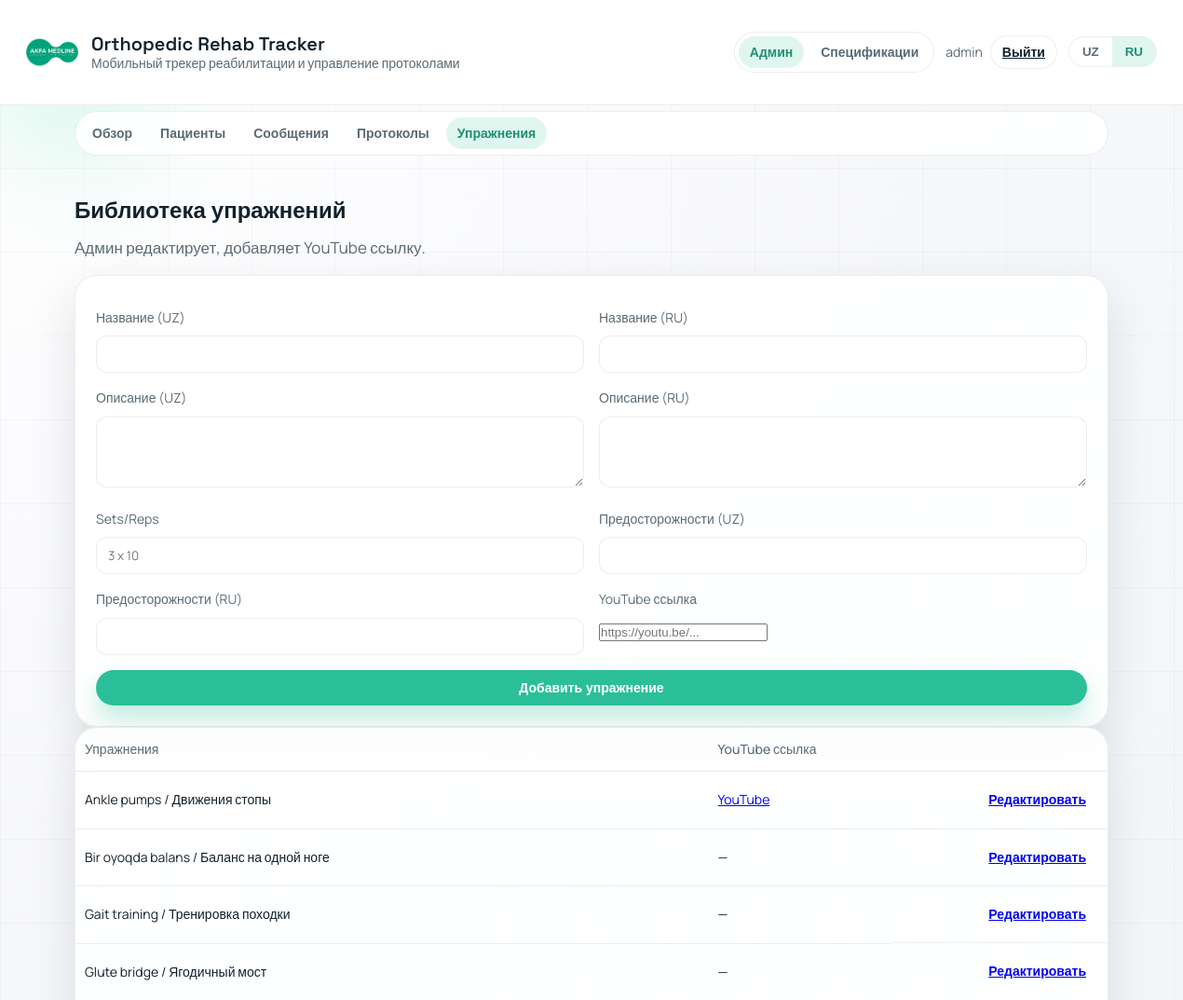
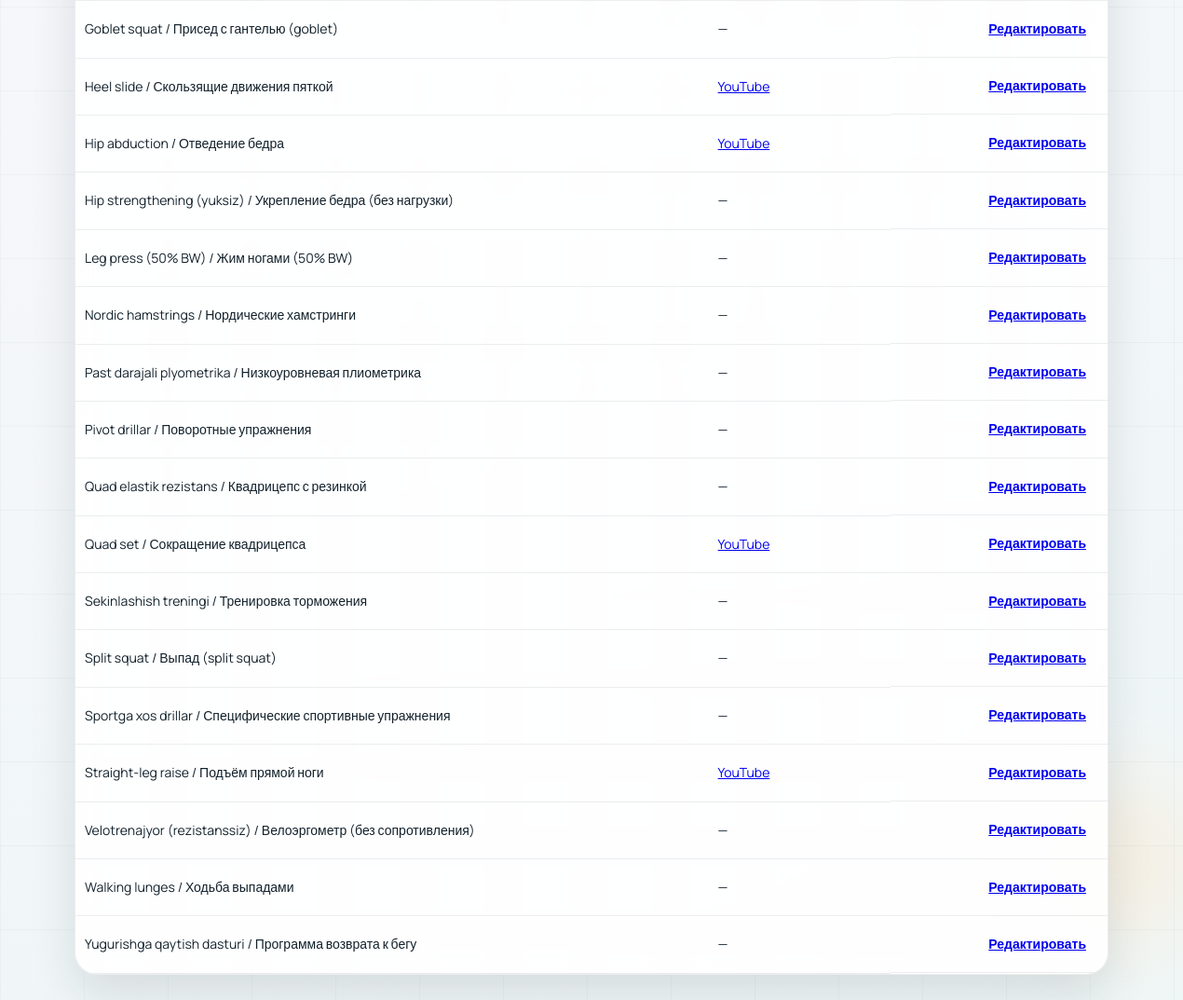
The page /admin/exercises (signed in) on the database its author committed (2 pictures, top to bottom).
### tables this page shows
CREATE TABLE users (
            id INTEGER PRIMARY KEY AUTOINCREMENT,
            email TEXT NOT NULL UNIQUE,
            password_hash TEXT NOT NULL,
            role TEXT NOT NULL DEFAULT 'patient',
            lang TEXT NOT NULL DEFAULT 'uz',
            surgery_date TEXT,
            protocol_id TEXT,
            created_at TEXT NOT NULL
        , week_override INTEGER, username TEXT);

CREATE TABLE rehab_exercises (
            id TEXT PRIMARY KEY,
            name_uz TEXT NOT NULL,
            name_ru TEXT NOT NULL,
            description_uz TEXT,
            description_ru TEXT,
            sets_reps TEXT,
            precautions_uz TEXT,
            precautions_ru TEXT,
            youtube_url TEXT,
            updated_at TEXT NOT NULL
        );

### app.py (the view)
@app.route("/admin/exercises")
@admin_required
def admin_exercises():
    exercises = fetch_exercises()
    return render_template(
        "admin_exercises.html",
        exercises=exercises,
        **page_context("admin_exercises", False),
    )

### app.py (called while the page is built, shortened)
def get_db():
    if "db" not in g:
        g.db = sqlite3.connect(app.config["DATABASE"])
        g.db.row_factory = sqlite3.Row
    return g.db

def ensure_admin_user():
    admin = query_db("SELECT id FROM users WHERE email = ? AND role = 'admin'", ("admin",), one=True)
    if admin:
        existing_username = query_db("SELECT username FROM users WHERE id = ?", (admin["id"],), one=True)
        if existing_username and not existing_username["username"]:
            execute_db("UPDATE users SET username = ? WHERE id = ?", ("admin", admin["id"]))
        return

def query_db(query, args=(), one=False):
    cur = get_db().execute(query, args)
    rows = cur.fetchall()
    cur.close()
    return (rows[0] if rows else None) if one else rows

def fetch_exercises():
    rows = query_db(
        """
        SELECT id, name_uz, name_ru, description_uz, description_ru, sets_reps,
               precautions_uz, precautions_ru, youtube_url
        FROM rehab_exercises
        ORDER BY name_uz
        """
    )
    return [dict(row) for row in rows]

def ensure_seed_data():
    for exercise in SEED_EXERCISES:
        exists = query_db("SELECT id FROM rehab_exercises WHERE id = ?", (exercise["id"],), one=True)
        if exists:
            continue
    for protocol in SEED_PROTOCOLS:
        exists = query_db("SELECT id FROM rehab_protocols WHERE id = ?", (protocol["id"],), one=True)
        if exists:
            continue

def current_user():
    user_id = session.get("user_id")
    if not user_id:
        return None
    return query_db("SELECT * FROM users WHERE id = ?", (user_id,), one=True)

def is_admin():
    user = current_user()
    if user and user["role"] == "admin":
        return True
    return request.args.get("role") == "admin"

def admin_required(view):
    @wraps(view)
    def wrapped(*args, **kwargs):
        if not current_user() or not is_admin():
            return redirect(url_for("login"))
        return view(*args, **kwargs)
    return wrapped

def page_context(page, show_bottom_nav):
    user = current_user()
    return {
        "page": page,
        "is_admin": is_admin(),
        "show_bottom_nav": show_bottom_nav,
        "user": user,
        "is_authenticated": user is not None,
        "lang": user["lang"] if user else "uz",
    }

@app.before_request
def ensure_db():
    init_db()
    ensure_admin_user()
    ensure_seed_data()

### templates/admin_exercises.html
{% extends "base.html" %}
{% block content %}
  {% include "admin_nav.html" %}
  <section class="section" id="exercises">
    <div class="section-head">
      <h2 data-i18n="sectionExercises">Mashqlar kutubxonasi</h2>
      <p data-i18n="sectionExercisesSub">Admin tahrirlaydi, YouTube havolasi biriktiradi.</p>
    </div>
    <div class="card">
      <form class="auth-form" method="post" action="{{ url_for('admin_add_exercise') }}">
        <div class="form-grid">
          <div class="form-field">
            <label data-i18n="labelExerciseUz">Nomi (UZ)</label>
            <input type="text" name="name_uz" required />
          </div>
          <div class="form-field">
            <label data-i18n="labelExerciseRu">Nomi (RU)</label>
            <input type="text" name="name_ru" required />
          </div>
          <div class="form-field">
            <label data-i18n="labelDescriptionUz">Tavsif (UZ)</label>
            <textarea name="description_uz" rows="3"></textarea>
          </div>
          <div class="form-field">
            <label data-i18n="labelDescriptionRu">Tavsif (RU)</label>
            <textarea name="description_ru" rows="3"></textarea>
          </div>
          <div class="form-field">
            <label data-i18n="labelSetsReps">Sets/Reps</label>
            <input type="text" name="sets_reps" placeholder="3 x 10" />
          </div>
          <div class="form-field">
            <label data-i18n="labelPrecautionsUz">Ehtiyot choralari (UZ)</label>
            <input type="text" name="precautions_uz" />
          </div>
          <div class="form-field">
            <label data-i18n="labelPrecautionsRu">Ehtiyot choralari (RU)</label>
            <input type="text" name="precautions_ru" />
          </div>
          <div class="form-field">
            <label data-i18n="labelYoutube">YouTube link</label>
            <input type="url" name="youtube_url" placeholder="https://youtu.be/..." />
          </div>
        </div>
        <button class="btn primary" type="submit" data-i18n="adminAddExercise">Mashq qo‘shish</button>
      </form>
    </div>
    <div class="card table-card">
      <table class="table">
        <thead>
          <tr>
            <th data-i18n="labelExercises">Mashqlar</th>
            <th data-i18n="labelYoutube">YouTube</th>
            <th></th>
          </tr>
        </thead>
        <tbody>
          {% for exercise in exercises %}
            <tr>
              <td>{{ exercise['name_uz'] }} / {{ exercise['name_ru'] }}</td>
              <td>
                {% if exercise['youtube_url'] %}
                  <a href="{{ exercise['youtube_url'] }}" target="_blank" rel="noopener">YouTube</a>
                {% else %}
                  —
                {% endif %}
              </td>
              <td class="table-actions">
                <a class="btn tiny" href="{{ url_for('admin_edit_exercise', exercise_id=exercise['id']) }}" data-i18n="editButton">Tahrirlash</a>
              </td>
            </tr>
          {% else %}
            <tr>
              <td colspan="3" data-i18n="adminNoExercises">Hozircha mashqlar yo‘q.</td>
            </tr>
          {% endfor %}
        </tbody>
      </table>
    </div>
  </section>
{% endblock %}

### templates/base.html (shortened to what this page needs)
<!doctype html>
<html lang="{{ lang|default('uz') }}">
  <head>
    <link rel="stylesheet" href="{{ url_for('static', filename='styles.css') }}" />
  </head>
  <body data-lang="{{ lang|default('uz') }}">
    {% set admin_url = url_for('admin_dashboard', role='admin') %}
    {% set specs_url = url_for('admin_specs', role='admin') %}
    {% set admin_pages = ['admin', 'admin_patients', 'admin_messages', 'admin_protocols', 'admin_exercises'] %}
    <header class="topbar">
      <div class="brand">
        <div class="logo">
          <img src="{{ url_for('static', filename='1.png') }}" alt="Logo" />
        </div>
        <div class="brand-text">
          <div class="brand-title" data-i18n="appName">Orthopedic Rehab Tracker</div>
          <div class="brand-sub" data-i18n="tagline">
          </div>
        </div>
      </div>
      <div class="topbar-actions">
        {% if is_admin %}
          <nav class="page-nav" aria-label="Sections">
            <a class="page-link {{ 'active' if page in admin_pages }}" href="{{ admin_url }}" data-i18n="pageAdmin">
            </a>
            <a class="page-link {{ 'active' if page == 'specs' }}" href="{{ specs_url }}" data-i18n="pageSpecs">Specs</a>
          </nav>
        {% endif %}
        <div class="account-actions">
          {% if is_authenticated %}
            <span class="account-email">{{ user['email'] }}</span>
            <a class="btn tiny ghost" href="{{ url_for('logout') }}" data-i18n="logoutLink">Chiqish</a>
          {% else %}
            <a class="btn tiny" href="{{ url_for('login') }}" data-i18n="loginLink">Kirish</a>
            <a class="btn tiny ghost" href="{{ url_for('register') }}" data-i18n="signupLink">Ro'yxatdan o'tish</a>
          {% endif %}
        </div>
        <div class="lang-toggle" role="group" aria-label="Language">
          <button class="lang-btn" data-set-lang="uz">UZ</button>
          <button class="lang-btn" data-set-lang="ru">RU</button>
        </div>
      </div>
    </header>
    <main class="container">
      {% block content %}{% endblock %}
    </main>
  </body>
</html>

### templates/admin_nav.html (shortened to what this page needs)
<nav class="admin-subnav" aria-label="Admin sections">
  <a class="admin-link {{ 'active' if page == 'admin' }}" href="{{ url_for('admin_dashboard') }}" data-i18n="adminNavOverview">
  </a>
  <a class="admin-link {{ 'active' if page == 'admin_patients' }}" href="{{ url_for('admin_patients') }}" data-i18n="adminNavPatients">
  </a>
  <a class="admin-link {{ 'active' if page == 'admin_messages' }}" href="{{ url_for('admin_messages') }}" data-i18n="adminNavMessages">
  </a>
  <a class="admin-link {{ 'active' if page == 'admin_protocols' }}" href="{{ url_for('admin_protocols') }}" data-i18n="adminNavProtocols">
  </a>
  <a class="admin-link {{ 'active' if page == 'admin_exercises' }}" href="{{ url_for('admin_exercises') }}" data-i18n="adminNavExercises">
  </a>
</nav>

### rows shown on the page
users: email "admin"
rehab_exercises: name_uz "Ankle pumps", name_ru "Движения стопы"
rehab_exercises: name_uz "Bir oyoqda balans", name_ru "Баланс на одной ноге"
rehab_exercises: name_uz "Gait training", name_ru "Тренировка походки"
rehab_exercises: name_uz "Glute bridge", name_ru "Ягодичный мост"
rehab_exercises: name_uz "Goblet squat", name_ru "Присед с гантелью (goblet)"
rehab_exercises: name_uz "Heel slide", name_ru "Скользящие движения пяткой"
rehab_exercises: name_uz "Hip abduction", name_ru "Отведение бедра"
rehab_exercises: name_uz "Hip strengthening (yuksiz)", name_ru "Укрепление бедра (без нагрузки)"
rehab_exercises: name_uz "Leg press (50% BW)", name_ru "Жим ногами (50% BW)"
rehab_exercises: name_uz "Nordic hamstrings", name_ru "Нордические хамстринги"
rehab_exercises: name_uz "Past darajali plyometrika", name_ru "Низкоуровневая плиометрика"
rehab_exercises: name_uz "Pivot drillar", name_ru "Поворотные упражнения"
rehab_exercises: name_uz "Quad elastik rezistans", name_ru "Квадрицепс с резинкой"
rehab_exercises: name_uz "Quad set", name_ru "Сокращение квадрицепса"
rehab_exercises: name_uz "Sekinlashish treningi", name_ru "Тренировка торможения"
rehab_exercises: name_uz "Split squat", name_ru "Выпад (split squat)"
rehab_exercises: name_uz "Sportga xos drillar", name_ru "Специфические спортивные упражнения"
rehab_exercises: name_uz "Straight-leg raise", name_ru "Подъём прямой ноги"
rehab_exercises: name_uz "Velotrenajyor (rezistanssiz)", name_ru "Велоэргометр (без сопротивления)"
rehab_exercises: name_uz "Walking lunges", name_ru "Ходьба выпадами"
rehab_exercises: name_uz "Yugurishga qaytish dasturi", name_ru "Программа возврата к бегу"
